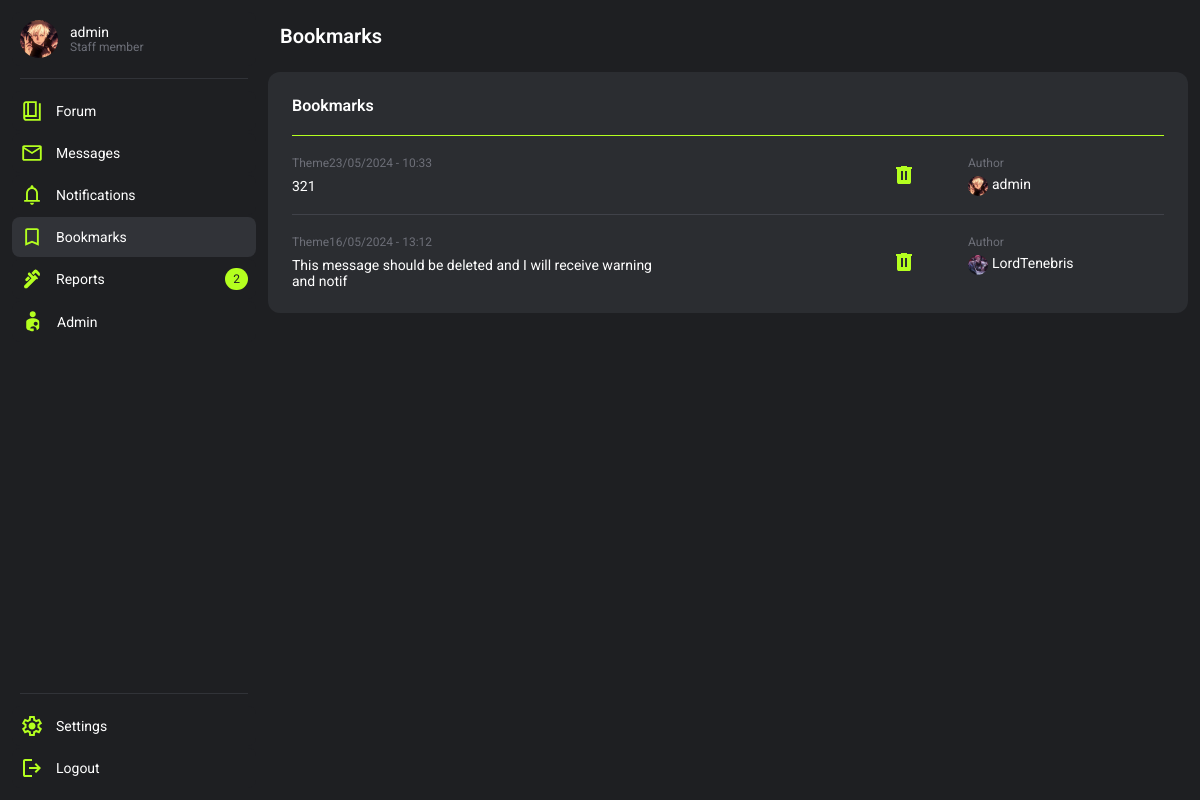
The app's page /bookmarks/ (signed in), older data.
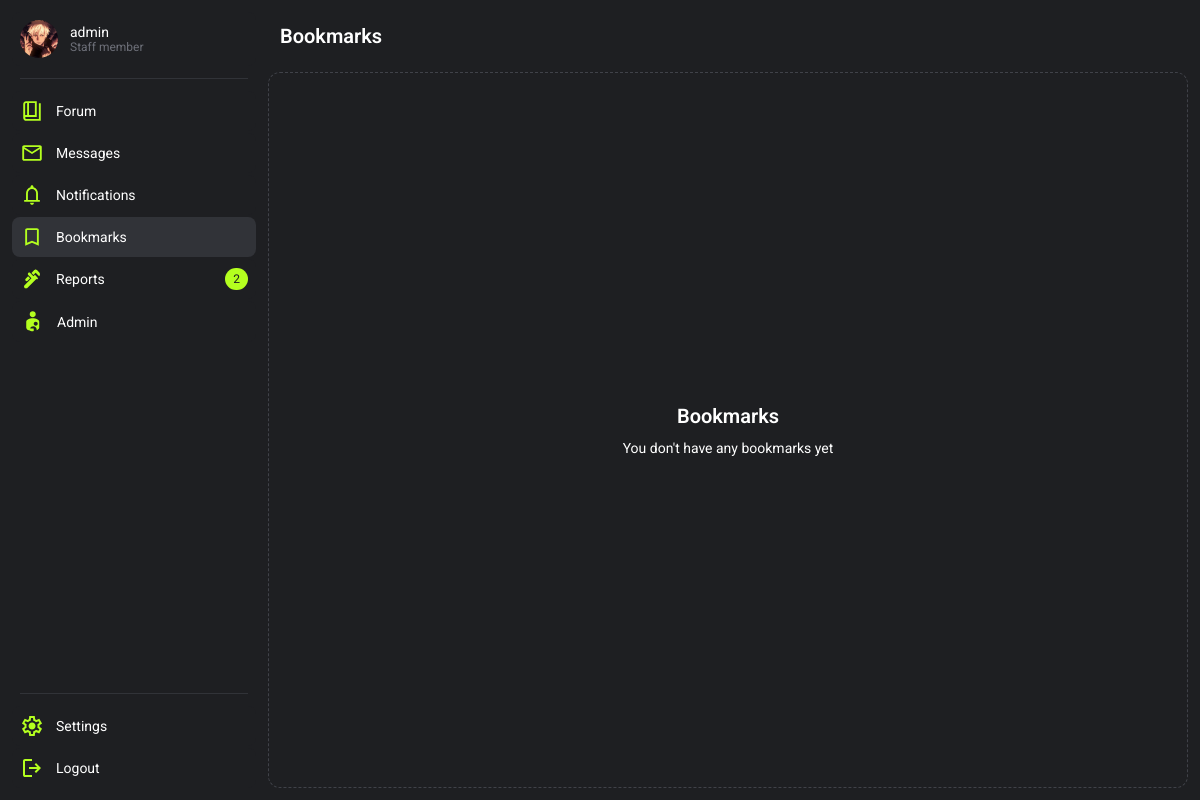
The same page, newer data.
### users/models.py (models this page shows, shortened)
class Profile(models.Model):
    user = models.OneToOneField(User, on_delete=models.CASCADE)
    title = models.CharField(max_length=100, null=True, blank=True, default="Member")
    info = models.CharField(max_length=200, null=True, blank=True)
    profile_picture = models.CharField(max_length=225, null=True, blank=True, default="default.svg")
    warnings = models.SmallIntegerField(default=0)
    active_notifications = models.IntegerField(default=0)
    is_banned = models.BooleanField(default=False)
    banned_by = models.ForeignKey(User, related_name='banned_by', null=True, blank=True, on_delete=models.SET_NULL)
    ban_reason = models.TextField(null=True, blank=True)
    ban_time = models.DateTimeField(null=True, blank=True)

### bookmarks/models.py (models this page shows, shortened)
class Bookmark(models.Model):
    user = models.ForeignKey(User, on_delete=models.CASCADE)
    forum_msg = models.ForeignKey(Message, on_delete=models.CASCADE)

### forum/models.py (models this page shows, shortened)
class Message(models.Model):
    thread = models.ForeignKey(Thread, on_delete=models.CASCADE)
    user = models.ForeignKey(User, on_delete=models.CASCADE)
    message = models.TextField()
    is_start = models.BooleanField(default=False)
    upvotes = models.PositiveIntegerField(null=True, blank=True, default=0)
    downvotes = models.PositiveIntegerField(null=True, blank=True, default=0)
    is_solution = models.BooleanField(default=False)
    is_visible = models.BooleanField(default=True)
    deleted_by = models.ForeignKey(User, on_delete=models.SET_NULL, blank=True, null=True, related_name="deleted_by")
    invis_reason = models.TextField(blank=True, null=True)
    time_created = models.DateTimeField(default=datetime.now())
    time_changed = models.DateTimeField(null=True, blank=True)
    changer = models.ForeignKey(User, on_delete=models.SET_NULL, null=True, blank=True, related_name="changer")

### bookmarks/views.py (the view)
# urls.py: path('', bookmarks_main, name='bookmarks_main'),
@login_required()
def bookmarks_main(request):
    user = request.user
    context = {}
    try:
        bookmarks = Bookmark.objects.filter(user=user).order_by('-id')
        context["bookmarks"] = bookmarks
    except:
        context["bookmarks"] = False
    return render(request, 'bookmarks.html', context)

### users/chat_processor.py (called while the page is built, shortened)
def profile_processor(request):
    chat_data = {}
    return chat_data

### bookmarks/templates/bookmarks.html (shortened to what this page needs)
{% extends 'base.html' %}
{% block style %}
    {% load static %}
    <link rel="stylesheet" href="{% static 'forum.css' %}">
    <link rel="stylesheet" href="{% static 'bookmarks.css' %}">
{% endblock %}
{% block header %}
    <header class="wrapper">
        <h2 class="title">Bookmarks</h2>
    </header>
{% endblock %}
{% block content %}
    <div class="container content">
        {% if bookmarks %}
        <div class="container card">
            <div class="wrapper forumCardHeader">
                <h2 class="forumCardTitle">Bookmarks</h2>
            </div>
            {% for bookmark in bookmarks %}
                <div class="cardLine"></div>
                <div class="cardSectionTriple">
                    <a class="wrapper cardSectionItem" href="{% url 'msg_redirect' bookmark.forum_msg.thread.node.slug bookmark.forum_msg.thread.slug bookmark.forum_msg.thread.id bookmark.forum_msg.id %}">
                        <div class="container cardSectionInnerItem">
                            <div class="wrapper">
                                <p class="meta">Theme</p>
                                <p class="meta">{{ bookmark.forum_msg.time_created|date:"d/m/Y - H:i" }}</p>
                            </div>
                            <p class="text">{{ bookmark.forum_msg.message }}</p>
                        </div>
                    </a>
                    <a href="{% url 'del_bookmark' bookmark.id %}" class="centredItem"><img class="modToolsBtnIcon" src="{% static 'assets/icon_bin.svg' %}" alt=""></a>
                    <a class="container cardSectionAutherItem" href="{% url 'profile_view' bookmark.forum_msg.user.id %}">
                        <p class="meta">Author</p>
                        <div class="wrapper themeCardProfileCon">
                            <img class="themeCardSectionProfilePicture" src="{{ media_url }}{{ bookmark.forum_msg.user.profile.profile_picture }}" alt="">
                            <p class="text">{{ bookmark.forum_msg.user }}</p>
                        </div>
                    </a>
                </div>
            {% endfor %}
        </div>
        {% else %}
            <div class="container NoContentBanner">
                <h2 class="title">Bookmarks</h2>
                <p class="text">You don't have any bookmarks yet</p>
            </div>
        {% endif %}
    </div>
{% endblock %}

### base/templates/base.html (shortened to what this page needs)
<!DOCTYPE html>
<html lang="en">
<head>
    {% load static %}
    <link rel="stylesheet" href="{% static 'themes/theme_' %}{{request.user.preference.color_theme}}.css">
    <link rel="stylesheet" href="{% static 'style.css' %}">
    {% block style %}{% endblock %}
</head>
<body>
    <nav>
        {% if request.user.is_authenticated %}
            <div class="container navBtnContainer" id="navConProfile">
                <a class="wrapper navBtn" href="{% url 'profile_view' request.user.id %}">
                    {%  if avatar_path %}
                        <img class="navBtnAvatar" src="{{ avatar_path }}" alt="">
                    {% else %}
                        <img src="{% static 'assets/missing_avatar.svg' %}" alt="">
                    {% endif %}
                    <div class="container">
                        <span class="text">{{ request.user.username }}</span>
                        <span class="meta">{{request.user.profile.title}}</span>
                    </div>
                </a>
            </div>
            <div class="navLine"></div>
            <div class="container navBtnContainer" id="navConMain">
                <a class="wrapper navBtn {% if current_tab == 'forum' %}focus{% endif %}" href="{% url 'forum_main' %}">
                    <span class="text">Forum</span>
                </a>
                <a class="wrapper navBtn space {% if current_tab == 'message' %}focus{% endif %}" href="{% url 'messages_main' %}">
                    <div class="wrapper navBtnMainContainer">
                        <span class="text">Messages</span>
                    </div>
                </a>
                <a class="wrapper navBtn space {% if current_tab == 'notifications' %}focus{% endif %}" href="{% url 'notifications' %}">
                    <div class="wrapper navBtnMainContainer">
                        <span class="text">Notifications</span>
                    </div>
                </a>
                <a class="wrapper navBtn {% if current_tab == 'bookmarks' %}focus{% endif %}" href="{% url 'bookmarks_main' %}">
                    <span class="text">Bookmarks</span>
                </a>
                {% if perms.moderation.view_reports %}
                <a class="wrapper navBtn space {% if current_tab == 'moderation' %}focus{% endif %}" href="{% url 'moderation_main' %}">
                    <div class="wrapper navBtnMainContainer">
                        <span class="text">Reports</span>
                    </div>
                    {% if reports_amount > 0 %}
                        {% if assigned_reports > 0 %}
                            <p class="navNotificationBadge">{{assigned_reports}}/{{reports_amount}}</p>
                        {% else %}
                            <p class="navNotificationBadge">{{reports_amount}}</p>
                        {% endif %}
                    {% endif %}
                </a>
                {% endif %}
                {% if request.user.is_staff %}
                <a class="wrapper navBtn" href="{% url 'admin:index' %}">
                    <span class="text">Admin</span>
                </a>
                {% endif %}
            </div>
            <div class="navLine"></div>
            <div class="container navBtnContainer" id="navConOptions">
                <a class="wrapper navBtn" href="{% url 'profile_edit' request.user.id %}">
                    <span class="text">Settings</span>
                </a>
                <a class="wrapper navBtn" href="{% url 'logout_user' %}">
                    <span class="text">Logout</span>
                </a>
            </div>
        {% endif %}
    </nav>
    <div class="main">
        {% block header %}{% endblock %}
        {% block content %}{% endblock %}
    </div>
</body>
</html>

### base/static/themes/theme_0.css (style rules this page uses)
:root { --text: #ffffff; --text-muted: #6D6F78; --bg: #1E1F22; --primary: #2B2D31; --border_dark: #404249; --border_light: #313338; --isClickable: #404249; --focus: #313338; --accent: #B4FF1F; }

### base/static/style.css (style rules this page uses)
* { margin: 0; padding: 0; border: none; font-family: "Roboto", sans-serif; }
body { box-sizing: border-box; height: 100vh; background-color: var(--bg); display: grid; grid-template-columns: 256px minmax(256px , 1fr); gap: 12px; }
a { text-decoration: none; }
.container { display: flex; flex-direction: column; }
.wrapper { display: flex; }
.space { justify-content: space-between; }
.title { color: var(--text); font-size: 20px; font-weight: 600; }
.text { color: var(--text); font-size: 14px; }
.meta { color: var(--text-muted); font-size: 12px; }
.main { box-sizing: border-box; height: 100vh; padding: 12px 12px 12px 0px; display: grid; grid-template-columns: 1fr; grid-template-rows: max-content 1fr; gap: 12px; }
nav { padding: 12px 0px 12px 12px; box-sizing: border-box; height: 100%; display: flex; flex-direction: column; gap: 12px; }
.navLine { margin: 0px 8px; border-top: 1px solid var(--border_light); }
.navNotificationBadge { padding: 4px 8px; border-radius: 24px; font-size: 12px; color: var(--bg); background-color: var(--accent); }
.navBtnContainer { box-sizing: border-box; gap: 2px; }
#navConProfile { grid-row: 1; grid-column: 1; }
#navConMain { height: 100%; grid-row: 2; grid-column: 1; }
#navConOptions { grid-row: 3; grid-column: 1; }
.navBtn { padding: 8px; border-radius: 8px; background-color: var(--bg); align-items: center; gap: 12px; }
.navBtnMainContainer { align-items: center; gap: 12px; }
.navBtnAvatar { width: 38px; aspect-ratio: 1/1; object-fit: cover; object-position: center; border-radius: 100%; border: 1px solid var(--border); }
.navLine { box-sizing: border-box; margin: 0px 8px; height: 1px; flex-grow: 1; background-color: var(--border_light); }
.content { gap: 12px; }
header { padding: 12px; align-items: center; gap: 12px; }
.focus { background-color: var(--focus); }

### forum/static/forum.css (style rules this page uses)
.content { overflow-y: scroll; }

### base/static/bookmarks.css (style rules this page uses)
.main { overflow-y: scroll; }
.NoContentBanner { flex-grow: 1; padding: 12px; border-radius: 12px; border: 1px dashed var(--border_dark); align-items: center; justify-content: center; gap: 12px; }

Row changes from the older to the newer data that the page shows:
removed Bookmark: forum_msg.time_created "23/05/2024 - 10:33", forum_msg.message "321", forum_msg.user.profile.profile_picture (picture), forum_msg.user "admin"
removed Bookmark: forum_msg.time_created "16/05/2024 - 13:12", forum_msg.message "This message should be deleted and I will receive warning and notif", forum_msg.user.profile.profile_picture (picture), forum_msg.user "LordTenebris"
Text that changed along with them:
text now shown: "You don't have any bookmarks yet"
